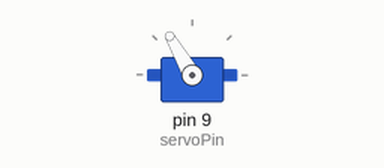
Simulated run of this sketch. Board: Arduino Uno, built with avr-gcc and run on an emulated ATmega328P. Shown: servo.

Above: at 0.05 s.
Timing chart, 0 to 3.0 s (numbered marks = the images above):
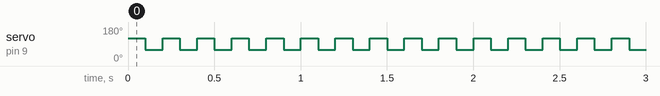

The sketch:

paper_crane_swing.ino
```cpp
#include <Servo.h>

Servo myServo;
const int servoPin = 9;

void setup() {
    myServo.attach(servoPin);
}

void loop() {
    myServo.write(120);  // 向左擺動
    delay(100);
    myServo.write(60);   // 向右擺動
    delay(100);
} 
```

Measured:
- by itself, servo on pin 9 (servoPin): alternates 120° for 0.10 s and 60° for 0.10 s
